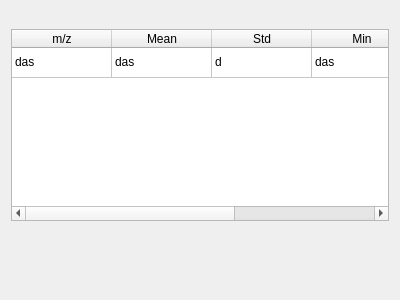
<?xml version="1.0" encoding="UTF-8"?>
<ui version="4.0">
 <class>Qm2PeakListStatisticsWidget</class>
 <widget class="QWidget" name="Qm2PeakListStatisticsWidget">
  <property name="geometry">
   <rect>
    <x>0</x>
    <y>0</y>
    <width>400</width>
    <height>300</height>
   </rect>
  </property>
  <property name="windowTitle">
   <string>Form</string>
  </property>
  <layout class="QVBoxLayout" name="verticalLayout">
   <item>
    <widget class="QmitkSingleNodeSelectionWidget" name="spectrumImageSelector" native="true"/>
   </item>
   <item>
    <widget class="QmitkSingleNodeSelectionWidget" name="labelImageSelector" native="true"/>
   </item>
   <item>
    <widget class="QmitkSingleNodeSelectionWidget" name="peakListSelector" native="true"/>
   </item>
   <item>
    <widget class="QTableWidget" name="table">
     <property name="selectionBehavior">
      <enum>QAbstractItemView::SelectRows</enum>
     </property>
     <attribute name="verticalHeaderVisible">
      <bool>false</bool>
     </attribute>
     <row>
      <property name="text">
       <string>1</string>
      </property>
     </row>
     <column>
      <property name="text">
       <string>m/z</string>
      </property>
     </column>
     <column>
      <property name="text">
       <string>Mean</string>
      </property>
     </column>
     <column>
      <property name="text">
       <string>Std</string>
      </property>
     </column>
     <column>
      <property name="text">
       <string>Min</string>
      </property>
     </column>
     <column>
      <property name="text">
       <string>#</string>
      </property>
     </column>
     <item row="0" column="0">
      <property name="text">
       <string>das</string>
      </property>
     </item>
     <item row="0" column="1">
      <property name="text">
       <string>das</string>
      </property>
     </item>
     <item row="0" column="2">
      <property name="text">
       <string>d</string>
      </property>
     </item>
     <item row="0" column="3">
      <property name="text">
       <string>das</string>
      </property>
     </item>
     <item row="0" column="4">
      <property name="text">
       <string>dasd</string>
      </property>
     </item>
    </widget>
   </item>
   <item>
    <spacer name="verticalSpacer">
     <property name="orientation">
      <enum>Qt::Vertical</enum>
     </property>
     <property name="sizeHint" stdset="0">
      <size>
       <width>20</width>
       <height>40</height>
      </size>
     </property>
    </spacer>
   </item>
  </layout>
 </widget>
 <customwidgets>
  <customwidget>
   <class>QmitkSingleNodeSelectionWidget</class>
   <extends>QWidget</extends>
   <header>QmitkSingleNodeSelectionWidget.h</header>
   <container>1</container>
  </customwidget>
 </customwidgets>
 <resources/>
 <connections/>
</ui>
